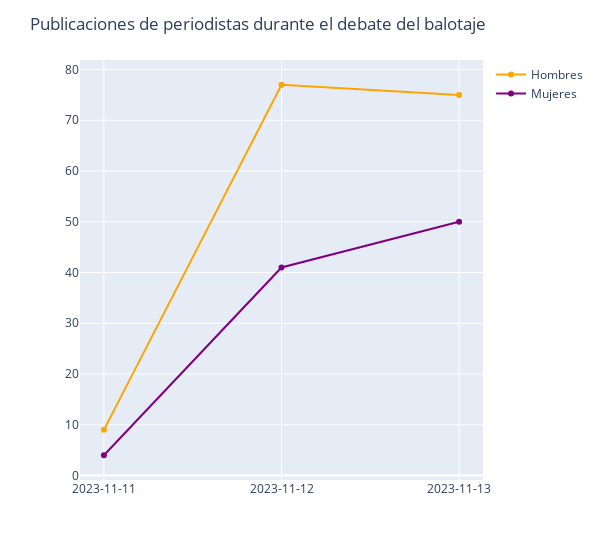

Source (notebook cell):
### Code cell
men_debate_balotaje = men_journalist_posts.loc[
    men_journalist_posts["event"].isin(["debate balotaje"])
]
men_count = men_debate_balotaje.groupby("dt_date").size().reset_index(name="count")

women_debate_balotaje = women_journalist_posts.loc[
    women_journalist_posts["event"].isin(["debate balotaje"])
]
women_count = women_debate_balotaje.groupby("dt_date").size().reset_index(name="count")

fig = px.line()
fig.add_scatter(
    x=men_count["dt_date"],
    y=men_count["count"],
    name="Hombres",
    line=dict(color="orange"),
    hovertemplate="posts: %{y}",
)
fig.add_scatter(
    x=women_count["dt_date"],
    y=women_count["count"],
    name="Mujeres",
    line=dict(color="purple"),
    hovertemplate="posts: %{y}",
)
fig.update_layout(
    title="Publicaciones de periodistas durante el debate del balotaje", width=600
)
fig.update_xaxes(type="category")
fig.show()

### Figure 1 — Plotly figure (JSON) as saved in the notebook; plotly's stock layout.template omitted (floating-point values rounded to 4 significant figures)
{"data": [{"hovertemplate": "<extra></extra>", "legendgroup": "", "line": {"color": "#636efa", "dash": "solid"}, "marker": {"symbol": "circle"}, "mode": "lines", "name": "", "orientation": "v", "showlegend": false, "type": "scatter", "xaxis": "x", "yaxis": "y"}, {"hovertemplate": "posts: %{y}", "line": {"color": "orange"}, "name": "Hombres", "type": "scatter", "x": ["2023-11-11", "2023-11-12", "2023-11-13"], "y": [9, 77, 75]}, {"hovertemplate": "posts: %{y}", "line": {"color": "purple"}, "name": "Mujeres", "type": "scatter", "x": ["2023-11-11", "2023-11-12", "2023-11-13"], "y": [4, 41, 50]}], "layout": {"legend": {"tracegroupgap": 0}, "margin": {"t": 60}, "title": {"text": "Publicaciones de periodistas durante el debate del balotaje"}, "width": 600, "xaxis": {"anchor": "y", "domain": [0, 1], "type": "category"}, "yaxis": {"anchor": "x", "domain": [0, 1]}}}
